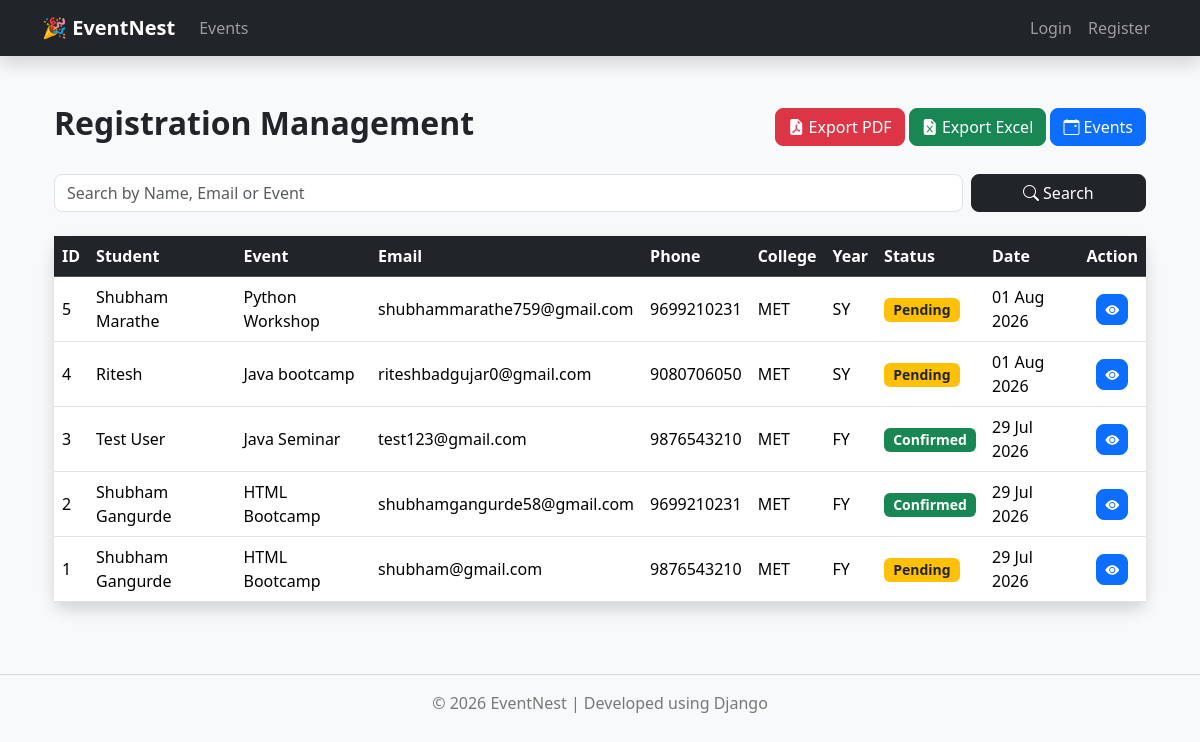
Page /registrations/ on the earlier database version.
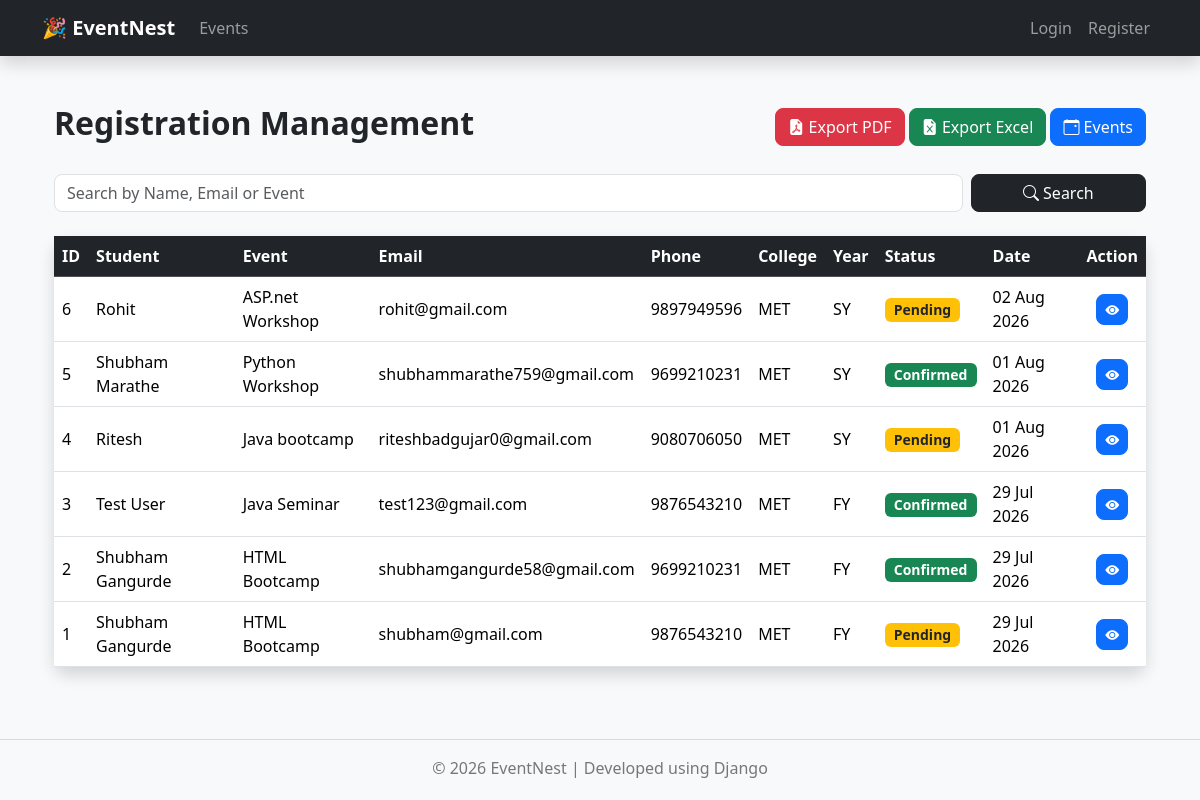
Same page on the later database version.
### registrations/models.py (models this page shows, shortened)
class Registration(models.Model):
    STATUS_CHOICES = [
        ("Pending", "Pending"),
        ("Confirmed", "Confirmed"),
        ("Cancelled", "Cancelled"),
    ]
    YEAR_CHOICES = [
        ("FY", "FY"),
        ("SY", "SY"),
        ("TY", "TY"),
        ("Final", "Final"),
    ]
    event = models.ForeignKey(
        Event,
        on_delete=models.CASCADE,
        related_name="registrations"
    )
    full_name = models.CharField(max_length=150)
    email = models.EmailField()
    phone = models.CharField(max_length=15)
    college = models.CharField(max_length=200)
    department = models.CharField(max_length=100)
    year = models.CharField(
        max_length=20,
        choices=YEAR_CHOICES
    )
    registration_date = models.DateTimeField(auto_now_add=True)
    status = models.CharField(
        max_length=20,
        choices=STATUS_CHOICES,
        default="Pending"
    )
    class Meta:
        ordering = ["-registration_date"]
        constraints = [
            models.UniqueConstraint(
                fields=["event", "email"],
                name="unique_event_registration"
            )
        ]

### events/models.py (models this page shows, shortened)
class Event(models.Model):
    CATEGORY_CHOICES = [
        ("Workshop", "Workshop"),
        ("Seminar", "Seminar"),
        ("Hackathon", "Hackathon"),
        ("Competition", "Competition"),
        ("Webinar", "Webinar"),
    ]
    title = models.CharField(
        max_length=200
    )
    description = models.TextField()
    category = models.CharField(
        max_length=50,
        choices=CATEGORY_CHOICES,
        default="Workshop"
    )
    organizer = models.CharField(
        max_length=150
    )
    venue = models.CharField(
        max_length=150
    )
    event_date = models.DateField()
    registration_deadline = models.DateField(
        default=date.today
    )
    start_time = models.TimeField()
    end_time = models.TimeField()
    total_seats = models.PositiveIntegerField(
        default=0
    )
    available_seats = models.PositiveIntegerField(
        default=0
    )
    event_banner = models.ImageField(
        upload_to="events/",
        blank=True,
        null=True
    )
    status = models.BooleanField(
        default=True,
        help_text="True = Active, False = Inactive"
    )
    created_at = models.DateTimeField(
        auto_now_add=True
    )
    updated_at = models.DateTimeField(
        auto_now=True
    )
    class Meta:
        ordering = ["event_date", "start_time"]
        verbose_name = "Event"
        verbose_name_plural = "Events"

### registrations/views.py (the view)
def registration_list(request):
    query = request.GET.get("q", "")
    registrations = Registration.objects.select_related("event")
    if query:
        registrations = registrations.filter(
            Q(full_name__icontains=query) |
            Q(email__icontains=query) |
            Q(event__title__icontains=query)
        )
    return render(
        request,
        "registrations/registration_list.html",
        {
            "registrations": registrations,
            "query": query
        }
    )

### templates/registrations/registration_list.html (shortened to what this page needs)
{% extends "base.html" %}
{% block content %}
<div class="container py-4">
    <div class="d-flex justify-content-between align-items-center mb-4">
        <h2 class="fw-bold">
            Registration Management
        </h2>
        <div>
            <a href="{% url 'export_registration_pdf' %}"
               class="btn btn-danger">
                <i class="bi bi-file-earmark-pdf-fill"></i>
                Export PDF
            </a>
            <a href="{% url 'export_excel' %}"
                class="btn btn-success">
                    <i class="bi bi-file-earmark-excel-fill"></i>
                    Export Excel
            </a>
            <a href="{% url 'event_list' %}"
               class="btn btn-primary">
                <i class="bi bi-calendar-event"></i>
                Events
            </a>
        </div>
    </div>
    <form method="GET" class="row g-2 mb-4">
        <div class="col-md-10">
            <input
                type="text"
                name="q"
                value="{{ query }}"
                class="form-control"
                placeholder="Search by Name, Email or Event">
        </div>
        <div class="col-md-2">
            <button class="btn btn-dark w-100">
                <i class="bi bi-search"></i>
                Search
            </button>
        </div>
    </form>
    <div class="card shadow border-0">
        <div class="card-body p-0">
            <div class="table-responsive">
                <table class="table table-hover align-middle mb-0">
                    <thead class="table-dark">
                    <tr>
                        <th>ID</th>
                        <th>Student</th>
                        <th>Event</th>
                        <th>Email</th>
                        <th>Phone</th>
                        <th>College</th>
                        <th>Year</th>
                        <th>Status</th>
                        <th>Date</th>
                        <th class="text-center">Action</th>
                    </tr>
                    </thead>
                    <tbody>
                    {% for registration in registrations %}
                    <tr>
                        <td>{{ registration.id }}</td>
                        <td>{{ registration.full_name }}</td>
                        <td>{{ registration.event.title }}</td>
                        <td>{{ registration.email }}</td>
                        <td>{{ registration.phone }}</td>
                        <td>{{ registration.college }}</td>
                        <td>{{ registration.year }}</td>
                        <td>
                            {% if registration.status == "Confirmed" %}
                                <span class="badge bg-success">
                                    Confirmed
                                </span>
                            {% elif registration.status == "Cancelled" %}
                                <span class="badge bg-danger">
                                    Cancelled
                                </span>
                            {% else %}
                                <span class="badge bg-warning text-dark">
                                    Pending
                                </span>
                            {% endif %}
                        </td>
                        <td>
                            {{ registration.registration_date|date:"d M Y" }}
                        </td>
                        <td class="text-center">
                            <a href="{% url 'registration_detail' registration.id %}"
                               class="btn btn-primary btn-sm">
                                <i class="bi bi-eye-fill"></i>
                            </a>
                        </td>
                    </tr>
                    {% endfor %}
                    </tbody>
                </table>
            </div>
        </div>
    </div>
</div>
{% endblock %}

Differences in the rows shown:
added Registration: id "6", full_name "Rohit", event "ASP.net Workshop", email "rohit@gmail.com", phone "9897949596", college "MET", year "SY", status "Pending", registration_date "02 Aug 2026"
changed Registration "Shubham Marathe": status "Pending" → "Confirmed"
